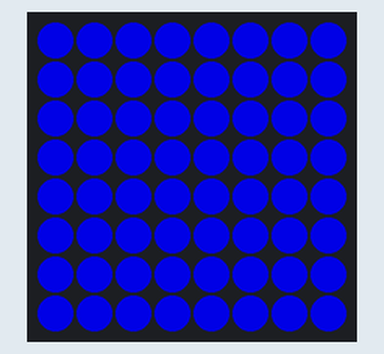
Recording of a program running on a simulated Raspberry Pi (BCM pin numbers) with a Sense HAT. Parts: the Sense HAT's 8×8 RGB LED matrix. Dim RGB values are drawn brighter than linear.

Above: at 0.1 s.

The program:

blue.py
```python
from sense_hat import SenseHat
import time

s = SenseHat()
s.low_light = True
blue = (0, 0, 255)

def b():
  B = blue
  logo = [
  B, B, B, B, B, B, B, B,
  B, B, B, B, B, B, B, B,
  B, B, B, B, B, B, B, B,
  B, B, B, B, B, B, B, B,
  B, B, B, B, B, B, B, B,
  B, B, B, B, B, B, B, B,
  B, B, B, B, B, B, B, B,
  B, B, B, B, B, B, B, B,
  ]
  return logo

images = [b]
count = 0

while True:
  s.set_pixels(images[count % len(images)]())
  time.sleep(.75)
  count += 1
```
